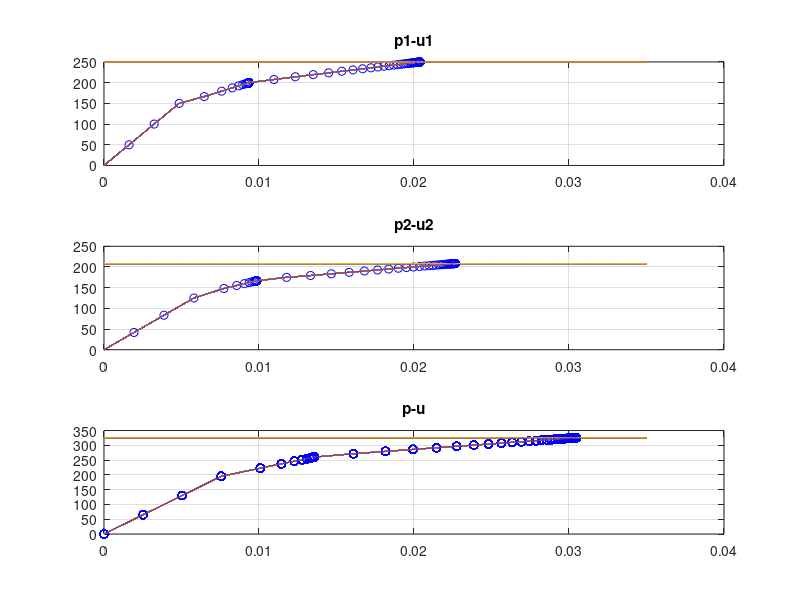

The MATLAB script that drew this image:
clc;clear;close all;
%tarif soorat soal
A1=5;A2=4;A3=5;A4=6;E=36000;sigmay=25;alpha=0.03;    A=[5,4,5,6];A_n=diag(A);

L1=sqrt((9^2)+(5^2));L2=sqrt((9^2)+(17^2));L3=sqrt((8^2)+(17^2));L4=sqrt((15^2)+(6^2));L=[L1,L2,L3,L4];

teta1=3.65;teta2=4.225;teta3=5.152;teta4=5.903;%rad

qy=[sigmay*A1,sigmay*A2,sigmay*A3,sigmay*A4];

a=[-cos(teta1),-sin(teta1);-cos(teta2),-sin(teta2);-cos(teta3),-sin(teta3);-cos(teta4),-sin(teta4)];

Kel=zeros(4);                Kel(1,1)=A1*E/L1;        Kel(2,2)=A2*E/L2;       Kel(3,3)=A3*E/L3 ;      Kel(4,4)=A4*E/L4;

a_s=zeros(4);              a_s(1,1)=1/L1;        a_s(2,2)=1/L2;       a_s(3,3)=1/L3 ;      a_s(4,4)=1/L4;

Disp=[0;0];

p_Ext=[250;208.3];

tol=1e-10;

%tavabe komaki tarsim
x1=0:0.001:0.035;
y1=p_Ext(1,1).*(x1>=0);
y2=p_Ext(2,1).*(x1>=0);
y=sqrt((p_Ext(1,1)^2)+(p_Ext(2,1)^2)).*(x1>=0);
n=1;
%%%%%%%%%%%%%%%%%%%%%%%%%%%%%%%%%%%%%%%%%%%%%%%%%%%%%%%%%%%%%%%%%%%%%%%
% method full newton 
%%%%%%%%%%%%%%%%%%%%%%%%%%%%%%%%%%%%%%%%%%%%%%%%%%%%%%%%%%%%%%%%%%%%%%%%5
step=input('enter how many steps do you want to use in calculating:');
p_ext=p_Ext./step
for m1=1:step
    m2=1;
         if m1==1
              p_r=m1*p_ext
         else 
             p_r=m1*p_ext-(m1-1)*p_ext
         end

          

    
            while m2<=100 & p_r(1,1)>=tol & p_r(2,1)>=tol
                     
                     
                p_int=[0;0]
                  Delta_u=inv(a'*Kel*a)*p_r
                  disp_u=Disp+Delta_u
                  Disp=disp_u
                  V_n=a*disp_u
       
                  epsilon=a_s*V_n
                  sigma_n=zeros(4,1)
                  for j=1:4
                      if epsilon(j,1)>=6.95e-4;
                         sigma_n(j,1)=(epsilon(j,1)-6.95e-4)*E*alpha+25
                      else 
                         sigma_n(j,1)=epsilon(j,1)*E
                      end
                  end
                  q_n=A_n*sigma_n
                  p_int=a'*q_n
                    p_r=m1*p_ext-p_int
                  
                    n=n+1;
                    m2=m2+1
                    
                      
                    
                  
                  b_n(1:2,n)=p_int
                  c_n(1:2,n)=disp_u
                  figure(2)
                  subplot(3,1,1)
                  title('p1-u1')
                  plot(c_n(1,n),b_n(1,n),'ob',x1,y1),grid on,hold on
                  b_nf=b_n(1,1:n)
                  c_nf=c_n(1,1:n)
                  line(c_nf,b_nf)
                 % 
                   subplot(3,1,2)
                  title('p2-u2')
                  plot(c_n(2,n),b_n(2,n),'ob',x1,y2),grid on,hold on
                  b_nfu=b_n(2,1:n)
                  c_nfu=c_n(2,1:n)
                  line(c_nfu,b_nfu)
                  
                  B_n(1,n)=sqrt(((b_n(1,n))^2)+((b_n(2,n))^2))
                  C_n(1,n)=sqrt(((c_n(1,n))^2)+((c_n(2,n))^2))
                   subplot(3,1,3)
                  title('p-u')
                  plot(C_n,B_n,'ob',x1,y),grid on,hold on
                  B_nf=B_n(1,1:n)
                  C_nf=C_n(1,1:n)
                  line(C_nf,B_nf)
                 
                     end
               
       
end 

                  
                   
                   
                  
                  